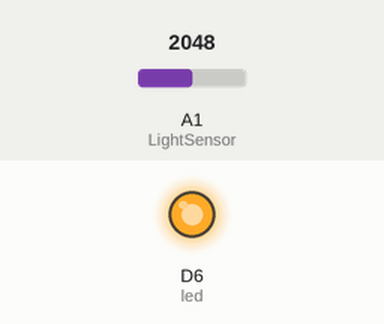
Simulated run of this sketch. Board: Particle Photon. On the bench: output pins drawn as LEDs (lit = HIGH). The inputs (shaded band) are chosen by the test bench; at power-on: A1 (LightSensor) = 2048.

Above: at 15.0 s.
At 45.0 s:
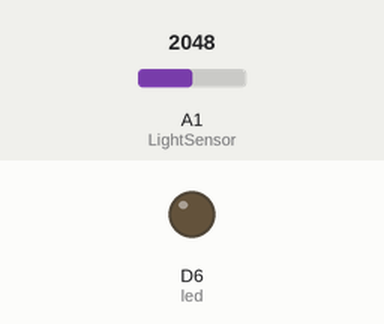
Timing chart, 0 to 78.0 s (numbered marks = the images above):
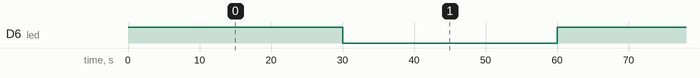

The sketch:

sit210-task32c-particleifttt.ino
```cpp
int led = D6;
int LightSensor = A1;

void setup() {
    pinMode(led, OUTPUT);
}

void loop() {
    digitalWrite(led, HIGH);

    int LightData = analogRead (LightSensor);
    if(LightData >= 400){
    Particle.publish("SUN_LIGHT_ON", "Enough light now");
    }
    else{
        Particle.publish("SUN_LIGHT_OFF", "Need more light");
    }


    delay(30000); //wait for 30 seconds

    digitalWrite(led,LOW);
    delay(30000); //wait for 30 seconds
}
```

Measured:
- by itself, D6 (led): alternates HIGH for 30.0 s and LOW for 30.0 s
